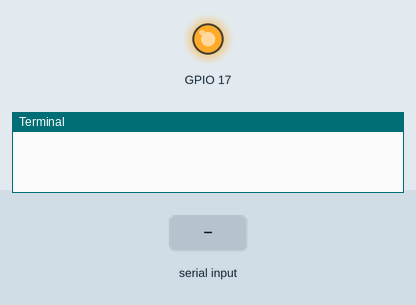
This program was run on a simulated Raspberry Pi (BCM pin numbers). Parts: output pins drawn as LEDs (lit = HIGH), the last lines printed to the terminal. Dashed ring = blinking. The inputs (shaded band) are chosen by the test bench.

Above: at 0.1 s.
At 3.2 s:
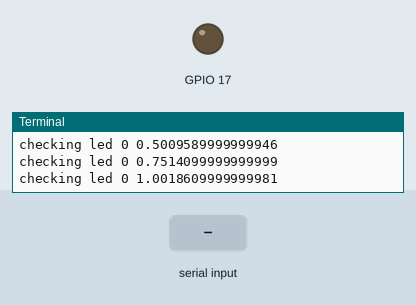
3.3 s: "z\n" received over the second serial link
At 3.9 s:
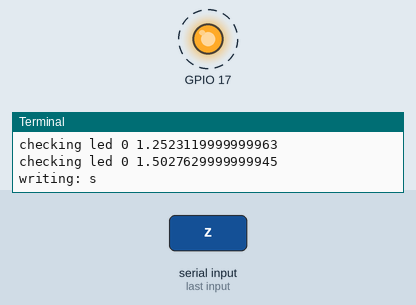
9.0 s: "s\n" received over the second serial link
15.5 s: "90\n" received over the second serial link
Timing chart, 0 to 18.5 s (numbered marks = the images above; inputs shaded):
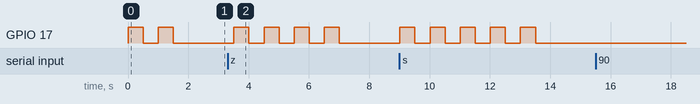

Measured:
- by itself, GPIO 17: alternates HIGH for 0.50 s and LOW for 0.50 s, 10 changes in all, then stays LOW

The program:

controller.py
```python
from time import perf_counter
import time
import serial
import RPi.GPIO as GPIO

# Serial to write to Arudino
ser = serial.Serial(
    port='/dev/ttyS0',
    baudrate = 9600,
    parity=serial.PARITY_NONE,
    stopbits=serial.STOPBITS_ONE,
    bytesize=serial.EIGHTBITS,
    timeout=None
)

# Serial to read from Jetson
ser1 = serial.Serial(
    port='/dev/ttyUSB0',
    baudrate = 9600,
    parity=serial.PARITY_NONE,
    stopbits=serial.STOPBITS_ONE,
    bytesize=serial.EIGHTBITS,
    timeout=None
)

GPIO.setmode(GPIO.BCM)
GPIO.setup(17, GPIO.OUT, initial=GPIO.LOW)

pickup_list = [True, True, True, True]
pickup_num = [4, 5, 4, 6]

def write_arduino(out):
    print('writing: ' + out)
    ser.write(str.encode(out))

def move_back(back_counter):
    if (back_counter + 5) % 5 == 0:
        write_arduino('b')
    elif (back_counter + 4) % 5 == 0:
        write_arduino('s')
    back_counter += 1
    return back_counter

def move_forward(for_counter):
    if (for_counter + 5) % 5 == 0:
        write_arduino('g')
    elif (for_counter + 4) % 5 == 0:
        write_arduino('s')
    for_counter += 1
    return for_counter

def begin_move():
    write_arduino('lg')
    write_arduino('l')

def check_black():
    print("checking black", ser.inWaiting())
    while ser.inWaiting():
        c = ser1.read(ser.inWaiting())
        d = c[len(c)-5:len(c)-1].decode('utf-8')
        print(d)
        for x in d:
            if x == 'z':
                return True
    return False

def blink(num):
    for i in range(num):
        GPIO.output(17, GPIO.HIGH)
        time.sleep(0.5)
        GPIO.output(17, GPIO.LOW)
        time.sleep(0.5)

stopped = False
turned = False
turned2 = False
turned3 = False
turn_done = True
back_counter = 0
for_counter = 0
blinks = 0

def check_led(blinks):
    print('checking led', blinks, perf_counter() - led_t)
    if(blinks == 0 and perf_counter() - led_t > 1.5):
        if(pickup_list[blinks]):
            write_arduino('s')
            blink(pickup_num[blinks])
            begin_move()
        blinks += 1
        print('returning: ', blinks)
    elif(blinks == 1 and perf_counter() - led_t > 7):
        if(pickup_list[blinks]):
            write_arduino('s')
            blink(pickup_num[blinks])
            begin_move()
        blinks += 1
    elif(blinks == 2 and led_t2 != 0 and perf_counter() - led_t2 > 1.5):
        if(pickup_list[blinks]):
            write_arduino('s')
            blink(pickup_num[blinks])
            begin_move()
        blinks += 1
    elif(blinks == 3 and led_t2 != 0 and perf_counter() - led_t2 > 7):
        if(pickup_list[blinks]):
            write_arduino('s')
            blink(pickup_num[blinks])
            begin_move()
        blinks += 1
    return blinks

while(ser.inWaiting()):
    c = ser.read()
blink(2)
begin_move()
ser1.write(str.encode('r'))
led_t = perf_counter()
led_t2 = 0
blinks = 0
while True:
    blinks = check_led(blinks)
    if(ser1.inWaiting() > 0):
        c = ser1.readline()
        d = c.decode()
        inp = d[0]
        if(inp):
            if(stopped and inp == 's'):
                print('passing')
            elif(not stopped):
                t = perf_counter()
                write_arduino(inp)

            print(stopped, inp)

            if(not stopped and inp == 's'):
                stopped = True
            elif(stopped and not turned):
                print(d[1:4])
                if(perf_counter() - t < 3 and not turned):
                    if(int(d[1:4]) < 300):
                        back_counter = move_back(back_counter)
                    elif(int(d[1:4]) > 380):
                        for_counter = move_forward(for_counter)
                    elif(int(d[1:4]) > 300 and int(d[1:4]) < 380):
                        write_arduino('s')
                else:
                    if not turned:
                        write_arduino('tr')
                        time.sleep(3.5)
                        turned = True
                        stopped = False
                        begin_move()
                        t = perf_counter()
            elif(turned and stopped):
                print(d[1:4], 'stopping distance')
                write_arduino('s')
                if(not turned2):
                    print('timer started')
                    t = perf_counter()
                    turned2 = True
                if(perf_counter() - t > 3 and not turned3):
                    write_arduino('tr')
                    time.sleep(3.5)
                    turned3 = True
                    stopped = False
                    led_t2 = perf_counter()
                    begin_move()

        if not turned:
            ser1.write(str.encode('r'))
        elif turned:
            ser1.write(str.encode('l'))
    time.sleep(0.25)
```
